Frame 1 (no input): blank canvas, image omitted
Frame 60 (no input): blank canvas, image omitted
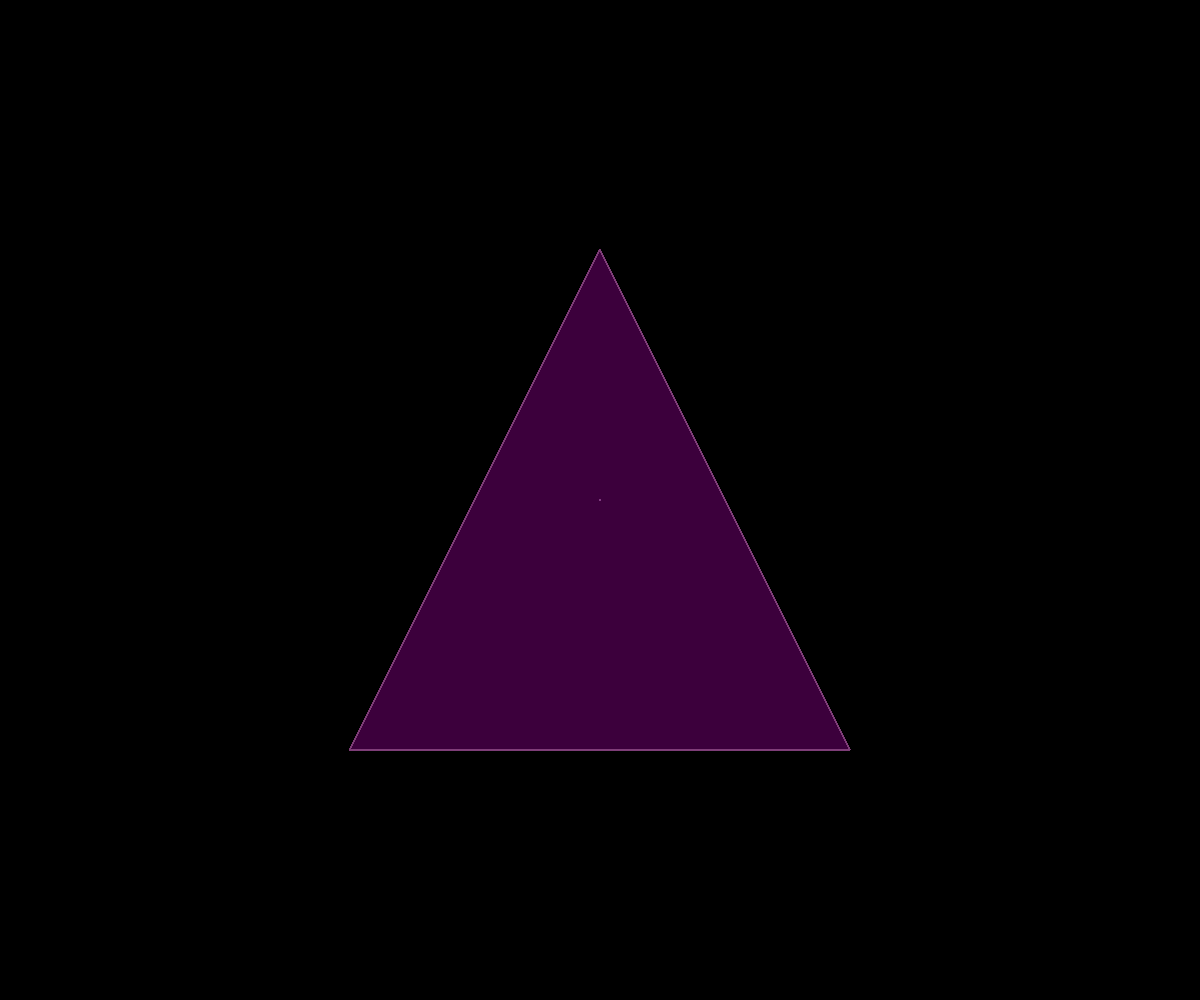
Frame 120 (the mouse pressed at the canvas centre since frame 60)

The p5.js sketch whose frames 1 and 60 were blank and that drew this single picture after the mouse press (run headless with seeded random() and noise() and a simulated clock; from frame 60 on, the mouse is pressed at the canvas centre):

// p5.js sketch
// ── sketch.js
var biggestDim, ratioX, ratioY, scaledDim, daOpacity;

function setup() {
    createCanvas(windowWidth, windowHeight);
    background(0);
    
    if(width > height){
        biggestDim = height;
    }else{
        biggestDim = width;
    }
    
    fill(204, 101, 192, 1);
    stroke(127, 63, 120);
    
}

function draw() {
    ratioX = mouseX/width;
    scaledDim = ratioX * biggestDim;
    ratioY = mouseY/height;
    translate(width/2, height/2);
    //rotate(ratioY * 360);
    triangle(-scaledDim/2, scaledDim/2, scaledDim/2, scaledDim/2, 0, -scaledDim/2);
}
